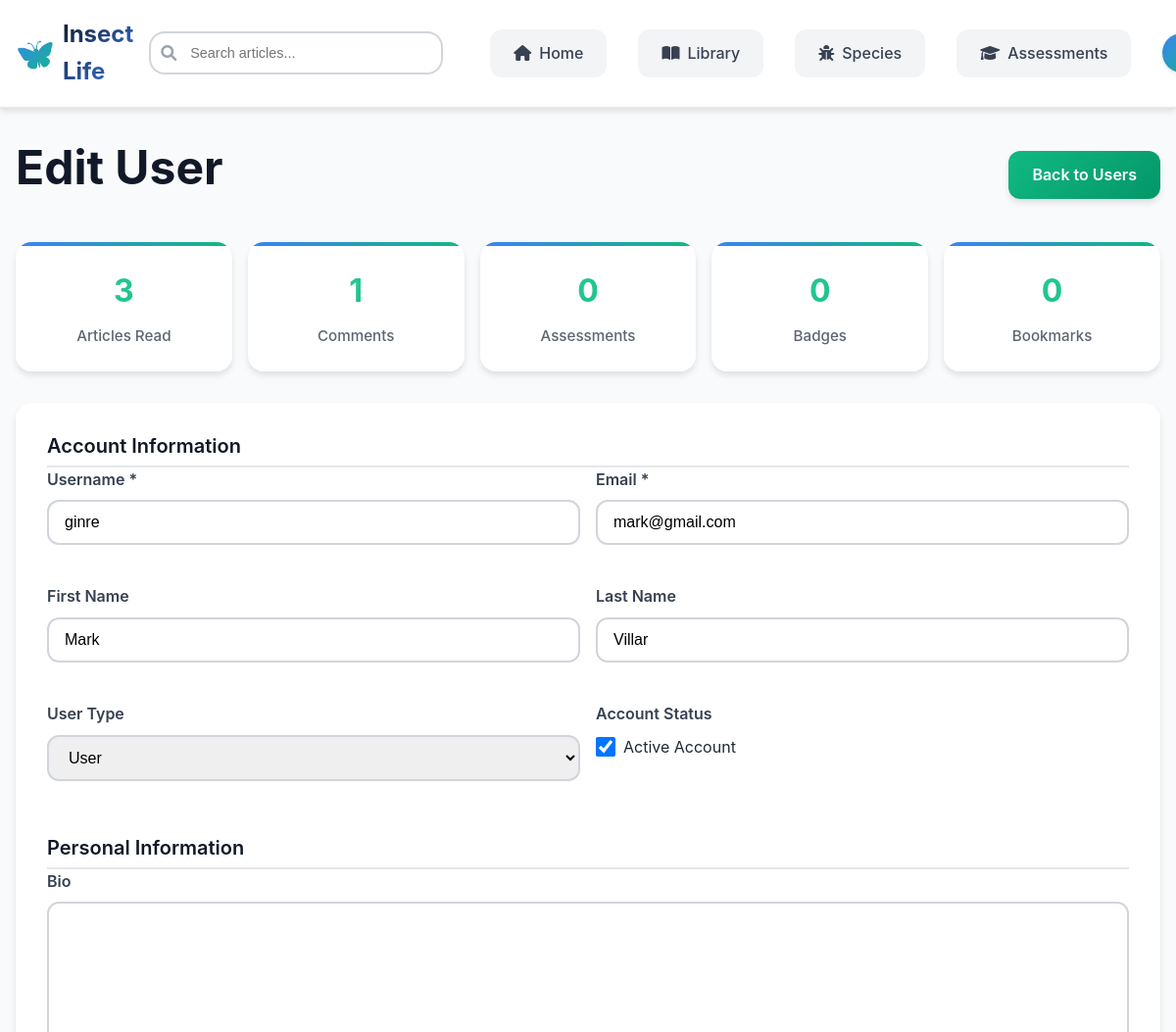
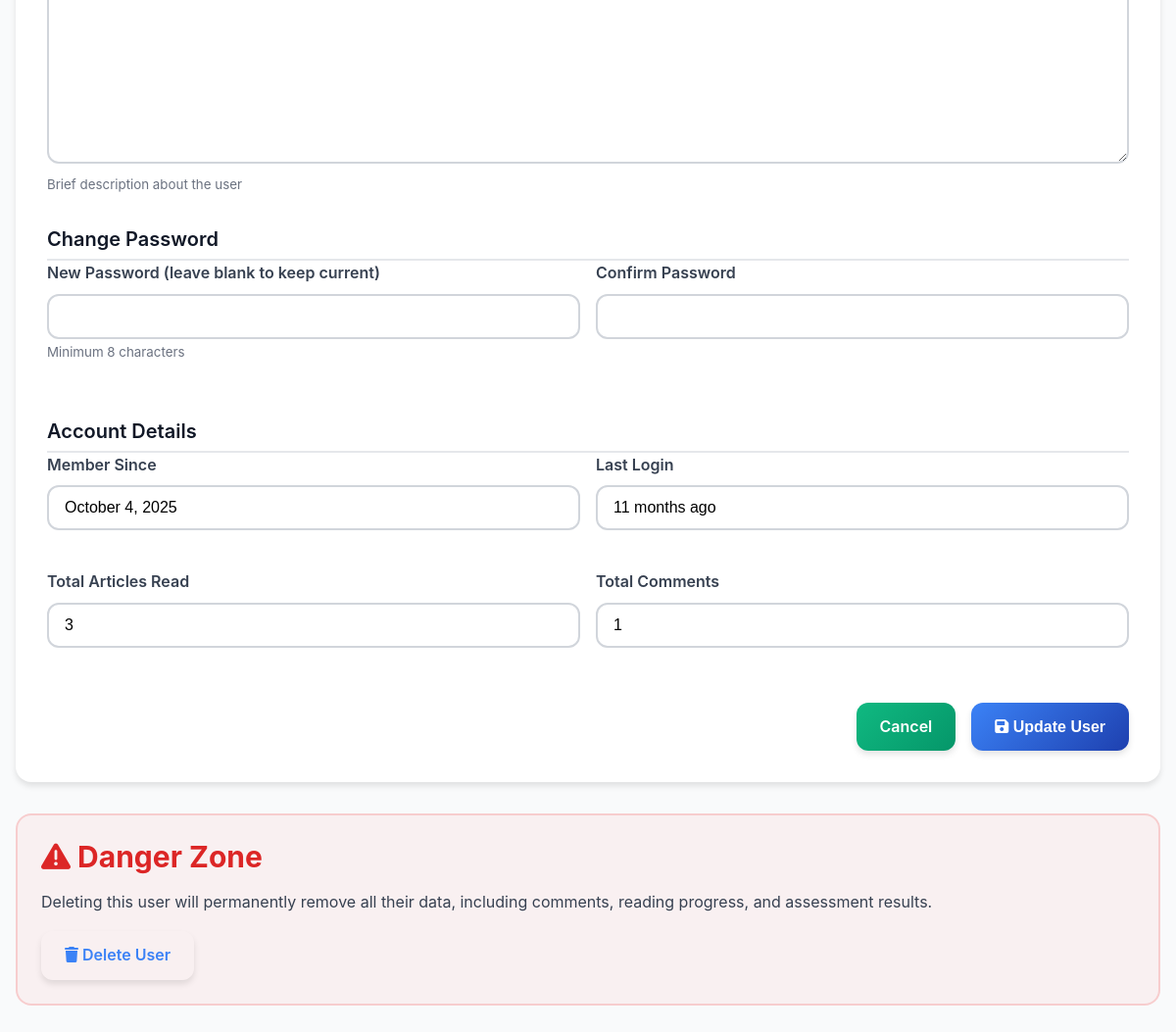
The page /admin/user-edit.php?id=4 (signed in) on the database its author committed (2 pictures, top to bottom).
### tables this page shows
CREATE TABLE `users` (
  `id` int(11) NOT NULL,
  `username` varchar(50) NOT NULL,
  `email` varchar(100) NOT NULL,
  `password_hash` varchar(255) NOT NULL,
  `first_name` varchar(50) NOT NULL,
  `last_name` varchar(50) NOT NULL,
  `profile_image` varchar(255) DEFAULT NULL,
  `experience_level` enum('beginner','intermediate','advanced','expert') DEFAULT 'beginner',
  `user_type` enum('user','admin','moderator') DEFAULT 'user',
  `is_active` tinyint(1) DEFAULT 1,
  `email_verified` tinyint(1) DEFAULT 0,
  `email_verification_token` varchar(100) DEFAULT NULL,
  `password_reset_token` varchar(100) DEFAULT NULL,
  `password_reset_expires` datetime DEFAULT NULL,
  `newsletter_subscribed` tinyint(1) DEFAULT 0,
  `equipped_badge_id` int(11) DEFAULT NULL,
  `preferences` longtext DEFAULT NULL CHECK (json_valid(`preferences`)),
  `last_login` datetime DEFAULT NULL,
  `created_at` timestamp NOT NULL DEFAULT current_timestamp(),
  `updated_at` timestamp NOT NULL DEFAULT current_timestamp() ON UPDATE current_timestamp()
);

### config.php (called while the page is built, shortened)
<?php
function formatTimeAgo($datetime) {
    $time = time() - strtotime($datetime);
    return floor($time/2592000) . ' months ago';
}

### admin/user-edit.php (the view, shortened to what this page needs)
<?php
require_once '../config.php';
$user_id = isset($_GET['id']) ? intval($_GET['id']) : 0;
$is_edit = $user_id > 0;
$user = null;
if ($is_edit) {
    try {
        $pdo = getDBConnection();
        $stmt = $pdo->prepare("SELECT * FROM users WHERE id = ?");
        $stmt->execute([$user_id]);
        $user = $stmt->fetch();
    } catch (Exception $e) {
        $error_message = "Error loading user: " . $e->getMessage();
    }
}
$stats = null;
if ($is_edit && $user) {
    try {
        $pdo = getDBConnection();
        $stats = [
            'articles_read' => $pdo->prepare("SELECT COUNT(DISTINCT article_id) FROM reading_progress WHERE user_id = ?"),
            'comments_posted' => $pdo->prepare("SELECT COUNT(*) FROM comments WHERE user_id = ?"),
            'assessments_taken' => $pdo->prepare("SELECT COUNT(*) FROM user_assessments WHERE user_id = ?"),
            'badges_earned' => $pdo->prepare("SELECT COUNT(*) FROM user_badges WHERE user_id = ?"),
            'bookmarks' => $pdo->prepare("SELECT COUNT(*) FROM bookmarks WHERE user_id = ?")
        ];
        foreach ($stats as $key => $stmt) {
            $stmt->execute([$user_id]);
            $stats[$key] = $stmt->fetchColumn();
        }
    } catch (Exception $e) {
        error_log("User stats error: " . $e->getMessage());
        $stats = null;
    }
}
include 'includes/header.php';
?>
<link rel="stylesheet" href="../assets/css/main.css">
<link rel="stylesheet" href="../assets/css/header.css">
<link rel="stylesheet" href="../assets/css/admin.css">
<div class="editor-container">
    <div class="editor-header">
        <h1><?php echo $is_edit ? 'Edit User' : 'Create New User'; ?></h1>
        <a href="users.php" class="btn btn-secondary">Back to Users</a>
    </div>
    <?php if ($is_edit && $stats): ?>
    <div class="user-stats">
        <div class="stat-card">
            <div class="stat-number"><?php echo number_format($stats['articles_read']); ?></div>
            <div class="stat-label">Articles Read</div>
        </div>
        <div class="stat-card">
            <div class="stat-number"><?php echo number_format($stats['comments_posted']); ?></div>
            <div class="stat-label">Comments</div>
        </div>
        <div class="stat-card">
            <div class="stat-number"><?php echo number_format($stats['assessments_taken']); ?></div>
            <div class="stat-label">Assessments</div>
        </div>
        <div class="stat-card">
            <div class="stat-number"><?php echo number_format($stats['badges_earned']); ?></div>
            <div class="stat-label">Badges</div>
        </div>
        <div class="stat-card">
            <div class="stat-number"><?php echo number_format($stats['bookmarks']); ?></div>
            <div class="stat-label">Bookmarks</div>
        </div>
    </div>
    <?php endif; ?>
    <form method="POST" class="editor-form">
        <div class="form-section">
            <h2 class="section-title">Account Information</h2>
            <div class="form-grid">
                <div class="form-group">
                    <label class="form-label">Username *</label>
                    <input type="text" name="username" class="form-control"
                           value="<?php echo htmlspecialchars($user['username'] ?? ''); ?>" required>
                </div>
                <div class="form-group">
                    <label class="form-label">Email *</label>
                    <input type="email" name="email" class="form-control"
                           value="<?php echo htmlspecialchars($user['email'] ?? ''); ?>" required>
                </div>
                <div class="form-group">
                    <label class="form-label">First Name</label>
                    <input type="text" name="first_name" class="form-control"
                           value="<?php echo htmlspecialchars($user['first_name'] ?? ''); ?>">
                </div>
                <div class="form-group">
                    <label class="form-label">Last Name</label>
                    <input type="text" name="last_name" class="form-control"
                           value="<?php echo htmlspecialchars($user['last_name'] ?? ''); ?>">
                </div>
                <div class="form-group">
                    <label class="form-label">User Type</label>
                    <select name="user_type" class="form-control">
                        <option value="user" <?php echo ($user['user_type'] ?? 'user') === 'user' ? 'selected' : ''; ?>>User</option>
                    </select>
                </div>
                <div class="form-group">
                    <label class="form-label">Account Status</label>
                    <div style="display: flex; align-items: center; gap: 0.5rem; margin-top: 0.5rem;">
                        <input type="checkbox" name="is_active" id="is_active" style="width: 20px; height: 20px;"
                               <?php echo ($user['is_active'] ?? 1) ? 'checked' : ''; ?>>
                        <label for="is_active" style="margin: 0; cursor: pointer;">Active Account</label>
                    </div>
                </div>
            </div>
        </div>
        <div class="form-section">
            <h2 class="section-title">Personal Information</h2>
            <div class="form-group-full">
                <label class="form-label">Bio</label>
                <textarea name="bio" class="form-control" rows="4"><?php echo htmlspecialchars($user['bio'] ?? ''); ?></textarea>
                <small style="color: var(--gray-500);">Brief description about the user</small>
            </div>
        </div>
        <div class="form-section">
            <h2 class="section-title"><?php echo $is_edit ? 'Change Password' : 'Set Password'; ?></h2>
            <div class="form-grid">
                <div class="form-group">
                    <label class="form-label">
                        <?php echo $is_edit ? 'New Password (leave blank to keep current)' : 'Password *'; ?>
                    </label>
                    <input type="password" name="password" class="form-control"
                           <?php echo !$is_edit ? 'required' : ''; ?>>
                    <small style="color: var(--gray-500);">Minimum 8 characters</small>
                </div>
                <div class="form-group">
                    <label class="form-label">Confirm Password</label>
                    <input type="password" name="password_confirm" class="form-control">
                </div>
            </div>
        </div>
        <?php if ($is_edit && $user): ?>
        <div class="form-section">
            <h2 class="section-title">Account Details</h2>
            <div class="form-grid">
                <div class="form-group">
                    <label class="form-label">Member Since</label>
                    <input type="text" class="form-control"
                           value="<?php echo date('F j, Y', strtotime($user['created_at'])); ?>" readonly>
                </div>
                <div class="form-group">
                    <label class="form-label">Last Login</label>
                    <input type="text" class="form-control"
                           value="<?php echo $user['last_login'] ? formatTimeAgo($user['last_login']) : 'Never'; ?>" readonly>
                </div>
                <div class="form-group">
                    <label class="form-label">Total Articles Read</label>
                    <input type="text" class="form-control"
                           value="<?php echo number_format($stats['articles_read']); ?>" readonly>
                </div>
                <div class="form-group">
                    <label class="form-label">Total Comments</label>
                    <input type="text" class="form-control"
                           value="<?php echo number_format($stats['comments_posted']); ?>" readonly>
                </div>
            </div>
        </div>
        <?php endif; ?>
        <div class="action-buttons">
            <a href="users.php" class="btn btn-secondary">Cancel</a>
            <button type="submit" class="btn btn-primary">
                <i class="fas fa-save"></i> <?php echo $is_edit ? 'Update User' : 'Create User'; ?>
            </button>
        </div>
    </form>
    <?php if ($is_edit && $user && $user['id'] != $_SESSION['user_id']): ?>
    <div class="danger-zone">
        <h3><i class="fas fa-exclamation-triangle"></i> Danger Zone</h3>
        <p style="color: var(--gray-700); margin-bottom: 1rem;">
            Deleting this user will permanently remove all their data, including comments, reading progress, and assessment results.
        </p>
        <a href="users.php?delete=<?php echo $user['id']; ?>&confirm=1"
           class="btn btn-danger"
           onclick="return confirm('Are you sure you want to delete this user? This action cannot be undone!')">
            <i class="fas fa-trash"></i> Delete User
        </a>
    </div>
    <?php endif; ?>
</div>

### assets/css/main.css (style rules this page uses)
:root { --primary-blue-dark: #1e40af; --primary-blue: #3b82f6; --primary-blue-light: #60a5fa; --secondary-green-dark: #059669; --secondary-green: #10b981; --secondary-green-light: #34d399; --accent-yellow: #fbbf24; --accent-orange: #fb923c; --accent-brown: #92400e; --white: #ffffff; --gray-50: #f9fafb; --gray-100: #f3f4f6; --gray-200: #e5e7eb; --gray-300: #d1d5db; --gray-400: #9ca3af; --gray-500: #6b7280; --gray-600: #4b5563; --gray-700: #374151; --gray-800: #1f2937; --gray-900: #111827; --font-family-primary: 'Inter', 'Segoe UI', Tahoma, Geneva, Verdana, sans-serif; --font-family-secondary: 'Open Sans', Arial, sans-serif; --container-max-width: 1200px; --section-padding: 4rem 2rem; --card-padding: 2rem; --border-radius-sm: 8px; --border-radius-md: 12px; --border-radius-lg: 16px; --border-radius-xl: 20px; --shadow-sm: 0 2px 4px rgba(0, 0, 0, 0.1); --shadow-md: 0 4px 6px rgba(0, 0, 0, 0.1); --shadow-lg: 0 10px 15px rgba(0, 0, 0, 0.1); --shadow-xl: 0 20px 25px rgba(0, 0, 0, 0.15); --transition-fast: 0.2s ease; --transition-normal: 0.3s ease; --transition-slow: 0.5s ease; }
* { margin: 0; padding: 0; box-sizing: border-box; }
html { scroll-behavior: smooth; font-size: 16px; }
body { font-family: var(--font-family-primary); line-height: 1.6; color: var(--gray-800); background: linear-gradient(135deg, var(--primary-blue-light) 0%, var(--secondary-green-light) 100%); min-height: 100vh; }
h1, h2, h3, h4, h5, h6 { font-weight: 700; line-height: 1.2; margin-bottom: 1rem; color: var(--gray-900); }
h1 { font-size: 3rem; }
h2 { font-size: 2.25rem; }
h3 { font-size: 1.875rem; }
p { margin-bottom: 1rem; color: var(--gray-600); }
a { color: var(--primary-blue); text-decoration: none; transition: color var(--transition-fast); }
.btn { display: inline-block; padding: 0.75rem 1.5rem; font-size: 1rem; font-weight: 600; text-align: center; text-decoration: none; border: none; border-radius: var(--border-radius-md); cursor: pointer; transition: all var(--transition-fast); box-shadow: var(--shadow-md); }
.btn-primary { background: linear-gradient(135deg, var(--primary-blue) 0%, var(--primary-blue-dark) 100%); color: var(--white); }
.btn-secondary { background: linear-gradient(135deg, var(--secondary-green) 0%, var(--secondary-green-dark) 100%); color: var(--white); }
.stat-card { padding: 1rem; }
.stat-number { font-size: 2.5rem; font-weight: bold; background: linear-gradient(135deg, var(--secondary-green-light) 0%, var(--secondary-green) 100%); -webkit-background-clip: text; -webkit-text-fill-color: transparent; background-clip: text; margin-bottom: 0.5rem; }
.stat-label { font-size: 1rem; opacity: 0.9; }
.form-group { margin-bottom: 1.5rem; }
.form-label { display: block; margin-bottom: 0.5rem; font-weight: 600; color: var(--gray-700); }
.form-control { width: 100%; padding: 0.75rem 1rem; border: 2px solid var(--gray-300); border-radius: var(--border-radius-md); font-size: 1rem; transition: border-color var(--transition-fast); }

### assets/css/admin.css (style rules this page uses)
body { background: var(--gray-50) !important; min-height: 100vh; padding-top: 0 !important; }
.stat-card { background: white; padding: 1.5rem; border-radius: var(--border-radius-lg); box-shadow: var(--shadow-md); position: relative; overflow: hidden; transition: all var(--transition-normal); }
.stat-card::before { content: ''; position: absolute; top: 0; left: 0; right: 0; height: 4px; background: linear-gradient(90deg, var(--primary-blue), var(--secondary-green)); }
.stat-number { font-size: 2rem; font-weight: bold; color: var(--gray-900); margin-bottom: 0.5rem; }
.stat-label { color: var(--gray-600); font-weight: 500; font-size: 0.95rem; }
.section-title { font-size: 1.25rem; font-weight: 600; color: var(--gray-900); margin-bottom: 0; }
.editor-container { max-width: 1200px; margin: 0 auto; padding: 2rem 1rem; }
.editor-header { display: flex; justify-content: space-between; align-items: center; margin-bottom: 2rem; }
.editor-form { background: white; border-radius: var(--border-radius-lg); box-shadow: var(--shadow-md); padding: 2rem; }
.form-section { margin-bottom: 2rem; }
.form-grid { display: grid; grid-template-columns: 1fr 1fr; gap: 1rem; }
textarea.form-control { min-height: 300px; font-family: 'Courier New', monospace; resize: vertical; }
.action-buttons { display: flex; gap: 1rem; justify-content: flex-end; margin-top: 2rem; flex-wrap: wrap; }

### rows shown on the page
users: is_active "1", username "ginre", email "mark@gmail.com", first_name "Mark", last_name "Villar", user_type "User", is_active "☑", created_at "October 4, 2025", last_login "11 months ago"

### other values the page prints
$stats['articles_read'] "3"
$stats['assessments_taken'] "0"
$stats['badges_earned'] "0"
$stats['bookmarks'] "0"
